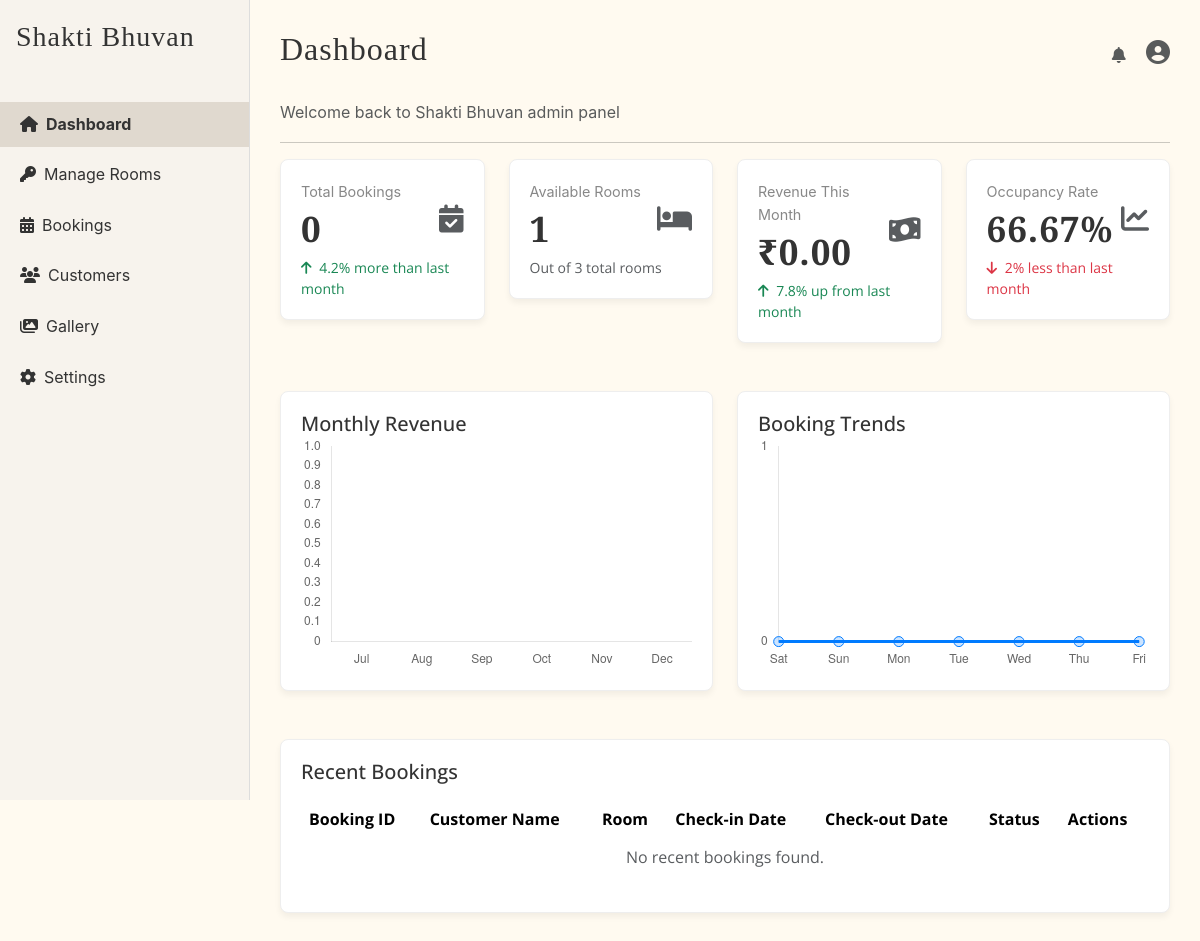
/dashboard.php, run on an earlier commit of the app's database.
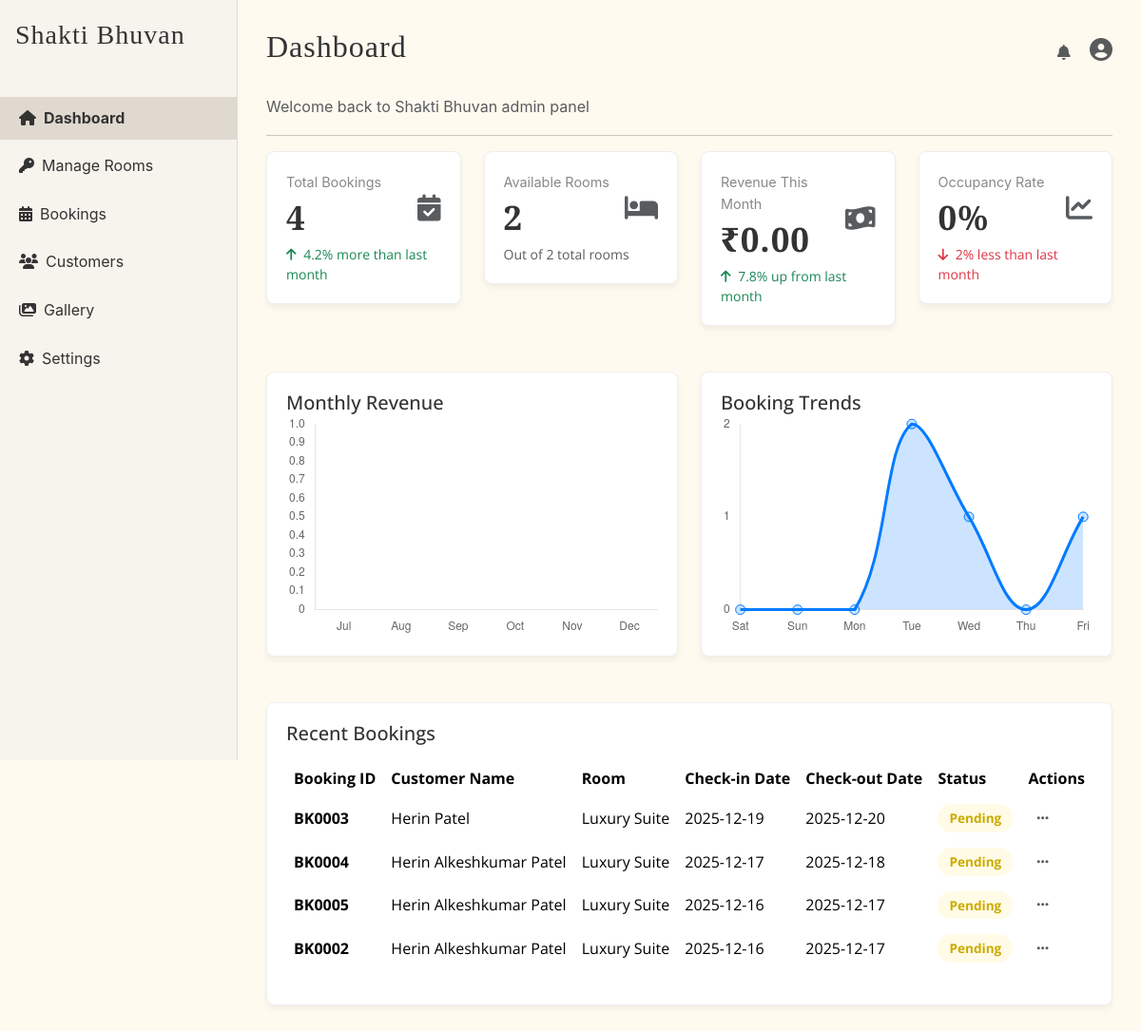
And on a later commit of the database.
### tables this page shows
CREATE TABLE `bookings` (
  `id` int(11) NOT NULL,
  `customer_name` varchar(100) DEFAULT NULL,
  `phone` varchar(15) DEFAULT NULL,
  `email` varchar(100) DEFAULT NULL,
  `guests` int(11) DEFAULT 1,
  `room_id` int(11) DEFAULT NULL,
  `room_number` varchar(10) DEFAULT NULL,
  `checkin` date DEFAULT NULL,
  `checkout` date DEFAULT NULL,
  `total_price` decimal(10,2) DEFAULT NULL,
  `extra_bed_included` tinyint(1) DEFAULT 0,
  `created_at` timestamp NOT NULL DEFAULT current_timestamp(),
  `status` enum('Confirmed','Pending','Checked-in','Checked-out','Cancelled') DEFAULT 'Pending',
  `payment_status` enum('Paid','Partial','Pending') DEFAULT 'Pending',
  `razorpay_id` varchar(50) DEFAULT NULL,
  `notes` text DEFAULT NULL
);

CREATE TABLE `rooms` (
  `id` int(11) NOT NULL,
  `name` varchar(255) NOT NULL,
  `description` text DEFAULT NULL,
  `price` decimal(10,2) DEFAULT NULL,
  `discount_price` decimal(10,2) DEFAULT NULL,
  `extra_bed_price` decimal(10,2) DEFAULT 0.00,
  `size` varchar(50) DEFAULT NULL,
  `bed_type` varchar(100) DEFAULT NULL,
  `guests` varchar(50) DEFAULT NULL,
  `floor` varchar(50) DEFAULT NULL,
  `rating` decimal(2,1) DEFAULT NULL,
  `reviews` int(11) DEFAULT NULL,
  `image` varchar(255) DEFAULT NULL,
  `ac_status` enum('AC','Non-AC') DEFAULT 'AC',
  `amenities` text DEFAULT NULL,
  `features` text DEFAULT NULL,
  `policies` text DEFAULT NULL,
  `created_at` timestamp NOT NULL DEFAULT current_timestamp(),
  `status` enum('Available','Occupied') DEFAULT 'Available'
);

### dashboard.php (the view, shortened to what the changed rows need)
<?php
include 'db.php';
function fetchSingleValue($conn, $sql) {
    $result = mysqli_query($conn, $sql);
    if ($result && mysqli_num_rows($result) > 0) {
        $row = mysqli_fetch_array($result);
        return $row[0];
    }
    return 0;
}
$sql_total_bookings = "SELECT COUNT(*) FROM bookings";
$total_bookings = fetchSingleValue($conn, $sql_total_bookings);
$sql_available_rooms = "SELECT COUNT(*) FROM rooms WHERE status = 'Available'";
$available_rooms = fetchSingleValue($conn, $sql_available_rooms);
$sql_total_rooms = "SELECT COUNT(*) FROM rooms";
$total_rooms = fetchSingleValue($conn, $sql_total_rooms);
$occupied_rooms_stats = $total_rooms - $available_rooms;
$occupancy_rate = ($total_rooms > 0) ? round(($occupied_rooms_stats / $total_rooms) * 100, 2) : 0;
$recent_bookings = [];
$sql_recent_bookings = "
    SELECT
        b.id, b.customer_name, b.checkin, b.checkout, b.status, r.name AS room_name
    FROM
        bookings b
    JOIN
        rooms r ON b.room_id = r.id
    ORDER BY
        b.created_at DESC
    LIMIT 5
";
$result_bookings = mysqli_query($conn, $sql_recent_bookings);
if ($result_bookings) {
    while ($row = mysqli_fetch_assoc($result_bookings)) {
        $recent_bookings[] = $row;
    }
}
?>
<!DOCTYPE html>
<html lang="en">
<head>
    <link href="https://cdn.jsdelivr.net/npm/bootstrap@5.3.3/dist/css/bootstrap.min.css" rel="stylesheet">
    <link rel="stylesheet" href="https://cdnjs.cloudflare.com/ajax/libs/font-awesome/6.4.0/css/all.min.css">
</head>
<body>
    <div class="main-content">
        <div id="dashboard-section" class="content-section">
            <div class="d-flex justify-content-between align-items-center mb-4">
                <h2>Dashboard</h2>
            </div>
            <div class="row g-4 mb-5">
                <div class="col-md-3">
                    <div class="dashboard-card">
                        <div class="d-flex justify-content-between align-items-center">
                            <div>
                                <p class="card-title-text mb-1">Total Bookings</p>
                                <h3 class="card-value"><?php echo number_format($total_bookings); ?></h3>
                            </div>
                        </div>
                    </div>
                </div>
                <div class="col-md-3">
                    <div class="dashboard-card">
                        <div class="d-flex justify-content-between align-items-center">
                            <div>
                                <p class="card-title-text mb-1">Available Rooms</p>
                                <h3 class="card-value"><?php echo number_format($available_rooms); ?></h3>
                            </div>
                            <i class="fas fa-bed fs-3 text-muted"></i>
                        </div>
                        <small class="text-muted">Out of <?php echo $total_rooms; ?> total rooms</small>
                    </div>
                </div>
                <div class="col-md-3">
                    <div class="dashboard-card">
                        <div class="d-flex justify-content-between align-items-center">
                            <div>
                                <p class="card-title-text mb-1">Occupancy Rate</p>
                                <h3 class="card-value"><?php echo $occupancy_rate; ?>%</h3>
                            </div>
                        </div>
                    </div>
                </div>
            </div>
            <div class="row g-4 mb-5">
                <div class="col-md-6">
                    <div class="dashboard-card h-100">
                        <h5 class="card-title">Booking Trends</h5>
                        <canvas id="bookingTrendsChart" height="180"></canvas>
                    </div>
                </div>
            </div>
            <div class="dashboard-card">
                <div class="table-responsive">
                    <table class="table table-borderless align-middle">
                        <thead>
                            <tr>
                                <th>Booking ID</th>
                                <th>Customer Name</th>
                                <th>Room</th>
                                <th>Check-in Date</th>
                                <th>Check-out Date</th>
                                <th>Status</th>
                                <th>Actions</th>
                            </tr>
                        </thead>
                        <tbody>
                            <?php if (count($recent_bookings) > 0): ?>
                                <?php foreach ($recent_bookings as $booking):
                                    $booking_id_display = 'BK' . str_pad($booking['id'], 4, '0', STR_PAD_LEFT);
                                    $status_class = strtolower(str_replace([' ', '-'], '', $booking['status']));
                                    $status_badge_class = "status-{$status_class}";
                                    $numerical_id = $booking['id'];
                                ?>
                                <tr>
                                    <td><span class="fw-bold"><?php echo $booking_id_display; ?></span></td>
                                    <td><?php echo htmlspecialchars($booking['customer_name']); ?></td>
                                    <td><?php echo htmlspecialchars($booking['room_name']); ?></td>
                                    <td><?php echo date('Y-m-d', strtotime($booking['checkin'])); ?></td>
                                    <td><?php echo date('Y-m-d', strtotime($booking['checkout'])); ?></td>
                                    <td>
                                        <span class="badge rounded-pill <?php echo $status_badge_class; ?>">
                                            <?php echo htmlspecialchars($booking['status']); ?>
                                        </span>
                                    </td>
                                    <td>
                                        <a href="#" class="btn btn-sm text-muted action-button"
                                           data-bs-toggle="modal"
                                           data-bs-target="#actionModal"
                                           data-record-id="<?php echo $booking_id_display; ?>"
                                           data-numerical-id="<?php echo $numerical_id; ?>"
                                           data-record-type="Booking">
                                            <i class="fas fa-ellipsis-h"></i>
                                        </a>
                                    </td>
                                </tr>
                                <?php endforeach; ?>
                            <?php else: ?>
                                <tr><td colspan="7" class="text-center text-muted">No recent bookings found.</td></tr>
                            <?php endif; ?>
                        </tbody>
                    </table>
                </div>
            </div>
        </div>
    </div>
</body>
</html>

What changed in the data, as far as the page shows it:
added bookings: id "BK0003", customer_name "Herin Patel", room.name "Luxury Suite", checkin "2025-12-19", checkout "2025-12-20", status "Pending"
added bookings: id "BK0004", customer_name "Herin Alkeshkumar Patel", room.name "Luxury Suite", checkin "2025-12-17", checkout "2025-12-18", status "Pending"
added bookings: id "BK0005", customer_name "Herin Alkeshkumar Patel", room.name "Luxury Suite", checkin "2025-12-16", checkout "2025-12-17", status "Pending"
added bookings: id "BK0002", customer_name "Herin Alkeshkumar Patel", room.name "Luxury Suite", checkin "2025-12-16", checkout "2025-12-17", status "Pending"
Also different on the page:
$total_bookings: "0" → "4"
$available_rooms: "1" → "2"
$total_rooms: "3" → "2"
$occupancy_rate: "66.67" → "0"
chart data {{ $daily_data_json }}: ["0","0","0","0","0","0","0"] → ["0","0","0","2","1","0","1"]
text no longer shown: "No recent bookings found."
